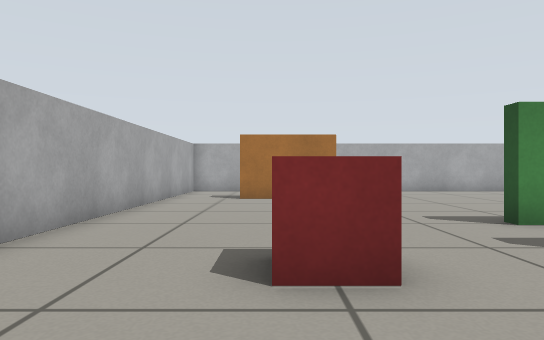
[1] (above)

16 first-person views from a walk through a robot-simulator world made for Gazebo. The camera is 0.45 m above the floor, looks level and sees 70° across. The floor is counted in squares, 0.5 m on a side. Each view is taken from the middle of a square. On the plan, view 1 faces up. The plan holds only what a view shows up to about 13 squares ahead; the rest is blank.

[2]
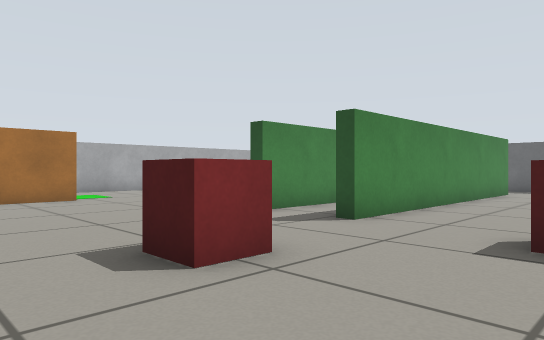

[3]
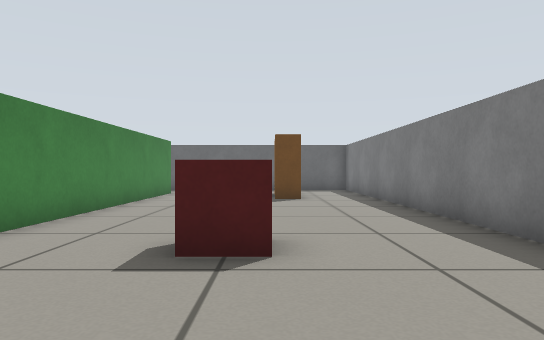

[4]
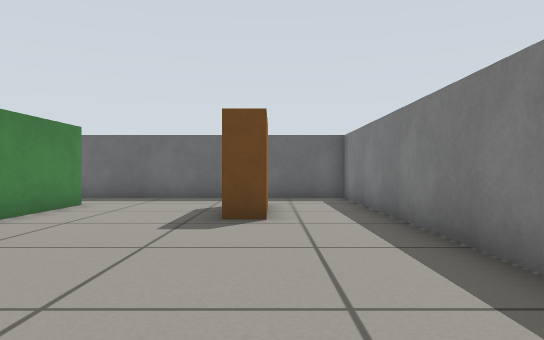

[5]
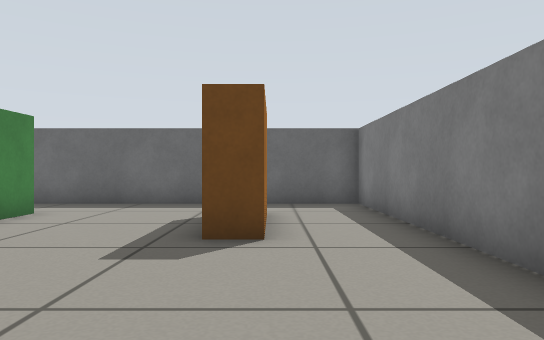

[6]
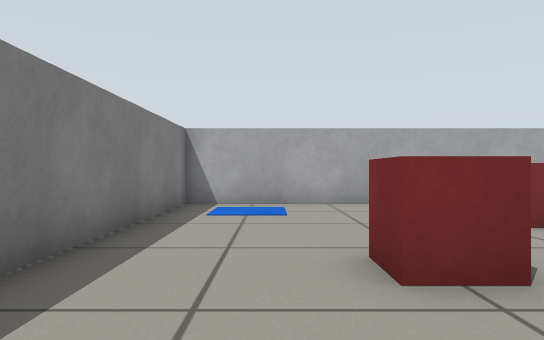

[7]
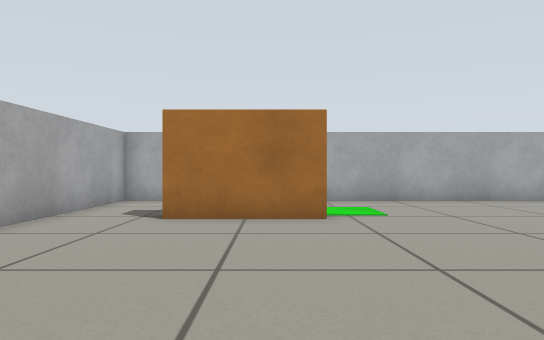

[8]
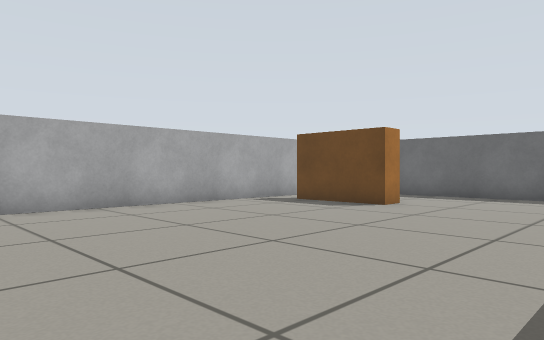

[9]
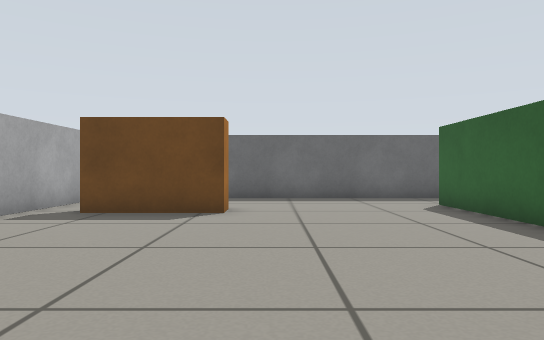

[10]
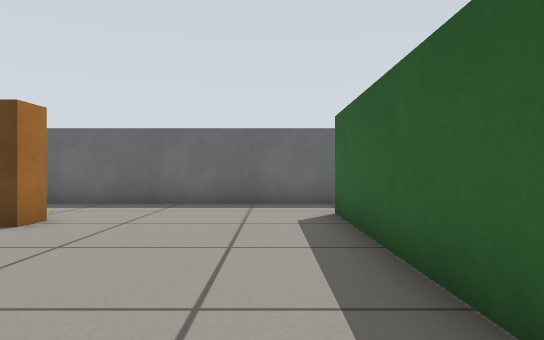

[11]
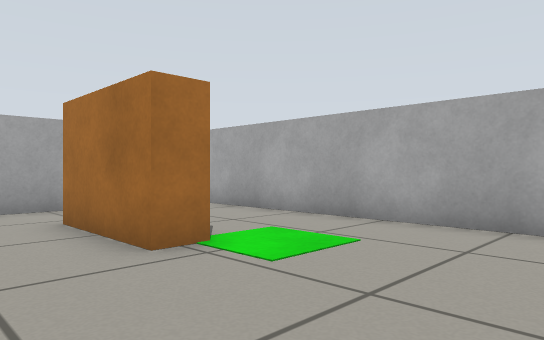

[12]
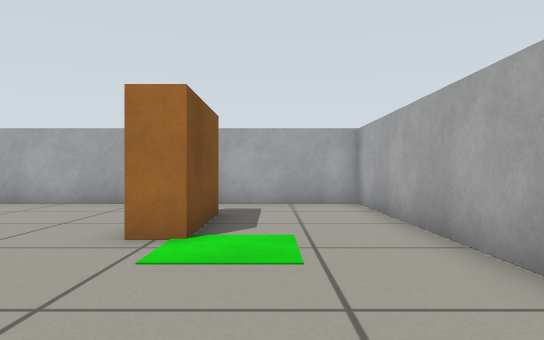

[13]
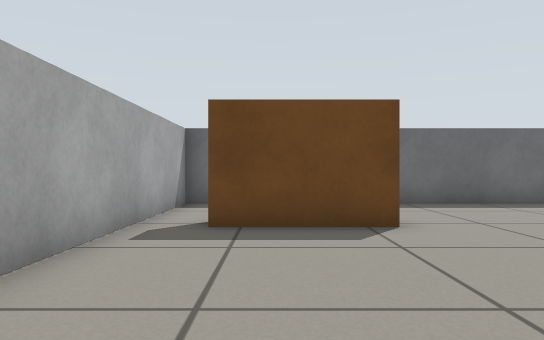

[14]
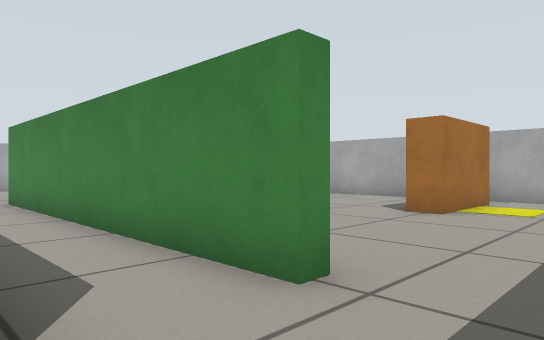

[15]
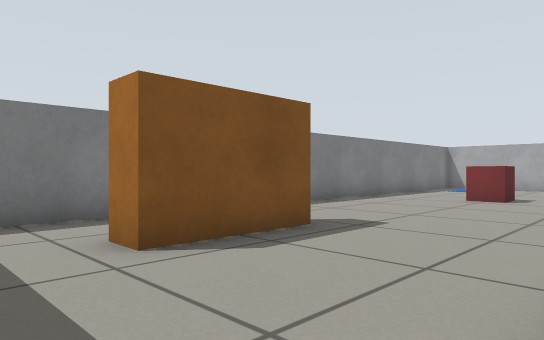

[16]
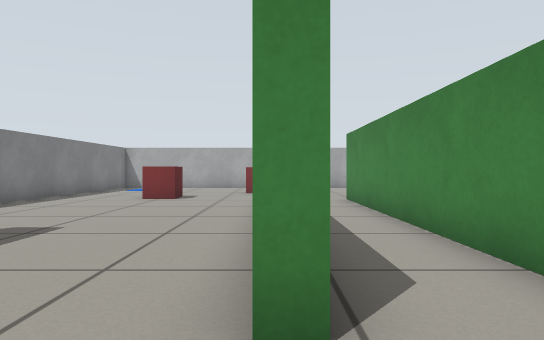

### Floor plan
Points are (right, up) in squares from view 1. A wall is a line through its corners. A room is listed if a view was taken in it or the views show most of it. See-through windows are left out.
Room 1 (views 1, 2, 3, 4, 5, 6, 7, 8, 9, 10, 11, 12, 13, 14, 15, 16)
walls: (7.8, 6.7) (14, 6.7) (14, 6.3) (4, 6.3) (4, 6.8); (14, 4.4) (14, 3.9) (4, 3.9) (4, 4.4); (11, -1) (11, -0.1) (14, -0.1) (14, -1); (12.8, -0.9) (11.6, -0.9); (-1, 12.9) (2, 12.9) (2, 12.1) (-1, 12.1); (12.9, 15) (12.9, 12.1) (12.1, 12.1) (12.1, 15); (16.3, 15.6) (16.3, 16.3) (-3.3, 16.3) (-3.3, -3.3) (16.3, -3.3) (16.3, 14)
objects: red box (0, 3) to (1, 4); red box (3, 0) to (4, 1)

Where each view was taken, in squares from view 1:
view 1: 0 up, 0 right, facing up
view 2: 0 up, 2 left, facing up-right
view 3: 0 up, 1 left, facing right
view 4: 1 down, 4 right, facing right
view 5: 1 down, 6 right, facing right
view 6: 1 down, 7 right, facing left
view 7: 5 up, 1 right, facing up
view 8: 7 up, 3 right, facing up-right
view 9: 11 up, 4 right, facing right
view 10: 8 up, 6 right, facing right
view 11: 10 up, 6 right, facing up-left
view 12: 14 up, 7 right, facing left
view 13: 14 up, 6 right, facing right
view 14: 4 up, 16 right, facing up-left
view 15: 4 up, 16 right, facing down-left
view 16: 4 up, 16 right, facing left
